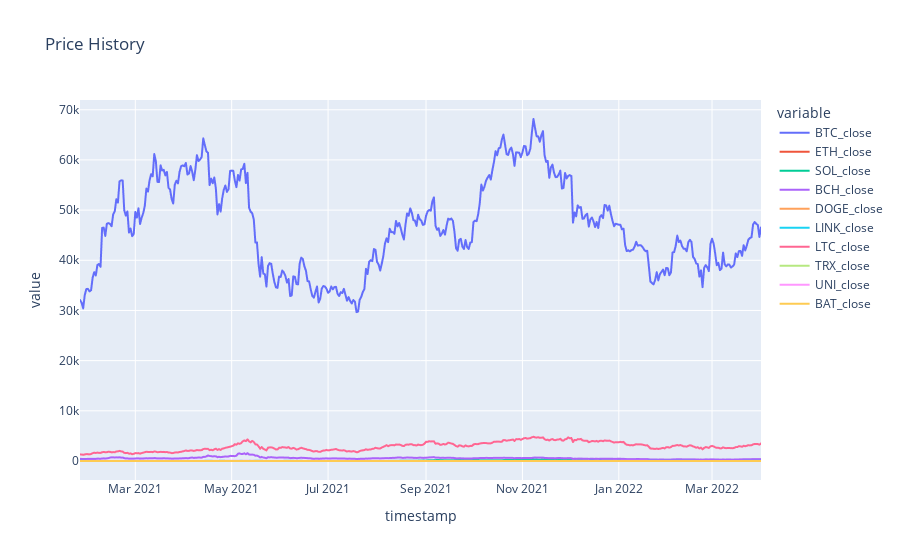

Notebook source saved alongside this figure:
### Code cell
# Display daily closing price line plot

cypto_price_plot = px.line(
crypto_prices, title="Price History")

cypto_price_plot

### Figure 1 — Plotly figure (JSON) as saved in the notebook; plotly's stock layout.template omitted (floating-point values rounded to 4 significant figures; data arrays with more than 128 entries replaced by an {"elided": "..."} marker saying what was removed)
{"data": [{"hovertemplate": "variable=BTC_close<br>timestamp=%{x}<br>value=%{y}<extra></extra>", "legendgroup": "BTC_close", "line": {"color": "#636efa", "dash": "solid"}, "marker": {"symbol": "circle"}, "mode": "lines", "name": "BTC_close", "showlegend": true, "type": "scattergl", "x": {"elided": "432 str values"}, "xaxis": "x", "y": {"elided": "432 float values"}, "yaxis": "y"}, {"hovertemplate": "variable=ETH_close<br>timestamp=%{x}<br>value=%{y}<extra></extra>", "legendgroup": "ETH_close", "line": {"color": "#EF553B", "dash": "solid"}, "marker": {"symbol": "circle"}, "mode": "lines", "name": "ETH_close", "showlegend": true, "type": "scattergl", "x": {"elided": "432 str values"}, "xaxis": "x", "y": {"elided": "432 float values"}, "yaxis": "y"}, {"hovertemplate": "variable=SOL_close<br>timestamp=%{x}<br>value=%{y}<extra></extra>", "legendgroup": "SOL_close", "line": {"color": "#00cc96", "dash": "solid"}, "marker": {"symbol": "circle"}, "mode": "lines", "name": "SOL_close", "showlegend": true, "type": "scattergl", "x": {"elided": "432 str values"}, "xaxis": "x", "y": {"elided": "432 float values"}, "yaxis": "y"}, {"hovertemplate": "variable=BCH_close<br>timestamp=%{x}<br>value=%{y}<extra></extra>", "legendgroup": "BCH_close", "line": {"color": "#ab63fa", "dash": "solid"}, "marker": {"symbol": "circle"}, "mode": "lines", "name": "BCH_close", "showlegend": true, "type": "scattergl", "x": {"elided": "432 str values"}, "xaxis": "x", "y": {"elided": "432 float values"}, "yaxis": "y"}, {"hovertemplate": "variable=DOGE_close<br>timestamp=%{x}<br>value=%{y}<extra></extra>", "legendgroup": "DOGE_close", "line": {"color": "#FFA15A", "dash": "solid"}, "marker": {"symbol": "circle"}, "mode": "lines", "name": "DOGE_close", "showlegend": true, "type": "scattergl", "x": {"elided": "432 str values"}, "xaxis": "x", "y": {"elided": "432 float values"}, "yaxis": "y"}, {"hovertemplate": "variable=LINK_close<br>timestamp=%{x}<br>value=%{y}<extra></extra>", "legendgroup": "LINK_close", "line": {"color": "#19d3f3", "dash": "solid"}, "marker": {"symbol": "circle"}, "mode": "lines", "name": "LINK_close", "showlegend": true, "type": "scattergl", "x": {"elided": "432 str values"}, "xaxis": "x", "y": {"elided": "432 float values"}, "yaxis": "y"}, {"hovertemplate": "variable=LTC_close<br>timestamp=%{x}<br>value=%{y}<extra></extra>", "legendgroup": "LTC_close", "line": {"color": "#FF6692", "dash": "solid"}, "marker": {"symbol": "circle"}, "mode": "lines", "name": "LTC_close", "showlegend": true, "type": "scattergl", "x": {"elided": "432 str values"}, "xaxis": "x", "y": {"elided": "432 float values"}, "yaxis": "y"}, {"hovertemplate": "variable=TRX_close<br>timestamp=%{x}<br>value=%{y}<extra></extra>", "legendgroup": "TRX_close", "line": {"color": "#B6E880", "dash": "solid"}, "marker": {"symbol": "circle"}, "mode": "lines", "name": "TRX_close", "showlegend": true, "type": "scattergl", "x": {"elided": "432 str values"}, "xaxis": "x", "y": {"elided": "432 float values"}, "yaxis": "y"}, {"hovertemplate": "variable=UNI_close<br>timestamp=%{x}<br>value=%{y}<extra></extra>", "legendgroup": "UNI_close", "line": {"color": "#FF97FF", "dash": "solid"}, "marker": {"symbol": "circle"}, "mode": "lines", "name": "UNI_close", "showlegend": true, "type": "scattergl", "x": {"elided": "432 str values"}, "xaxis": "x", "y": {"elided": "432 float values"}, "yaxis": "y"}, {"hovertemplate": "variable=BAT_close<br>timestamp=%{x}<br>value=%{y}<extra></extra>", "legendgroup": "BAT_close", "line": {"color": "#FECB52", "dash": "solid"}, "marker": {"symbol": "circle"}, "mode": "lines", "name": "BAT_close", "showlegend": true, "type": "scattergl", "x": {"elided": "432 str values"}, "xaxis": "x", "y": {"elided": "432 float values"}, "yaxis": "y"}], "layout": {"autosize": true, "legend": {"title": {"text": "variable"}, "tracegroupgap": 0}, "title": {"text": "Price History"}, "xaxis": {"anchor": "y", "autorange": true, "domain": [0, 1], "range": ["2021-01-25", "2022-04-01"], "title": {"text": "timestamp"}, "type": "date"}, "yaxis": {"anchor": "x", "autorange": true, "domain": [0, 1], "range": [-3786.0, 71940.0], "title": {"text": "value"}, "type": "linear"}}}
